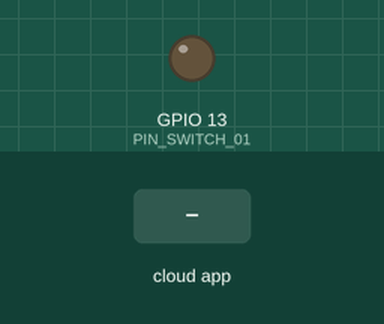
Bench run of a sketch on a simulated ESP32. Parts: output pins drawn as LEDs (lit = HIGH). The inputs (shaded band) are chosen by the test bench. The RemoteXY app is connected.

Above: at 1.2 s.
1.3 s: the phone or cloud app sets switch_01 to 1
At 1.7 s:
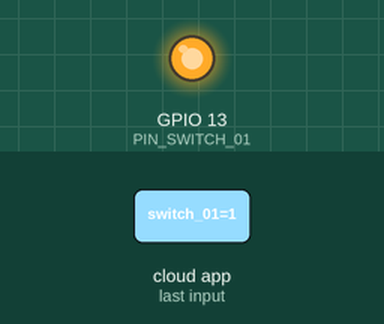
2.8 s: the phone or cloud app sets switch_01 to 0
At 4.0 s:
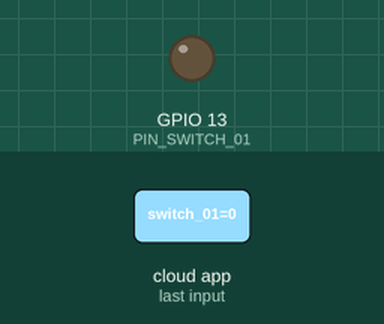
Timing chart, 0 to 5.8 s (numbered marks = the images above; inputs shaded):
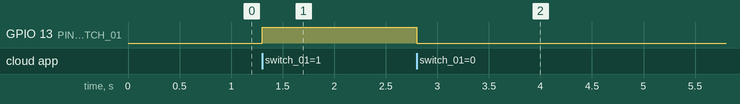

The sketch:

project.ino
```cpp
// (licence header left out)
//////////////////////////////////////////////
//        RemoteXY include library          //
//////////////////////////////////////////////

// you can enable debug logging to Serial at 115200
//#define REMOTEXY__DEBUGLOG

// RemoteXY select connection mode and include library
#define REMOTEXY_MODE__WIFI_POINT

#include <WiFi.h>

// RemoteXY connection settings
#define REMOTEXY_WIFI_SSID "RemoteXY"
#define REMOTEXY_WIFI_PASSWORD "12345678"
#define REMOTEXY_SERVER_PORT 6377


#include <RemoteXY.h>

// RemoteXY GUI configuration
#pragma pack(push, 1)
uint8_t RemoteXY_CONF[] =   // 42 bytes
  { 255,1,0,0,0,35,0,18,0,0,0,116,2,106,200,200,84,1,1,1,
  0,2,15,83,75,39,49,40,83,9,0,2,26,31,31,79,78,0,79,70,
  70,0 };

// this structure defines all the variables and events of your control interface
struct {

    // input variables
  uint8_t switch_01; // =1 if switch ON and =0 if OFF

    // other variable
  uint8_t connect_flag;  // =1 if wire connected, else =0

} RemoteXY;
#pragma pack(pop)

/////////////////////////////////////////////
//           END RemoteXY include          //
/////////////////////////////////////////////

#define PIN_SWITCH_01 13


void setup()
{
  RemoteXY_Init ();

  pinMode (PIN_SWITCH_01, OUTPUT);

  // TODO you setup code

}

void loop()
{
  RemoteXY_Handler ();

  digitalWrite(PIN_SWITCH_01, (RemoteXY.switch_01==0)?LOW:HIGH);

  // TODO you loop code
  // use the RemoteXY structure for data transfer
  // do not call delay(), use instead RemoteXY_delay()


}
```

Measured:
- after the input at 1.3 s, GPIO 13 (PIN_SWITCH_01): LOW → HIGH at once
- after the input at 2.8 s, GPIO 13 (PIN_SWITCH_01): HIGH → LOW at once
